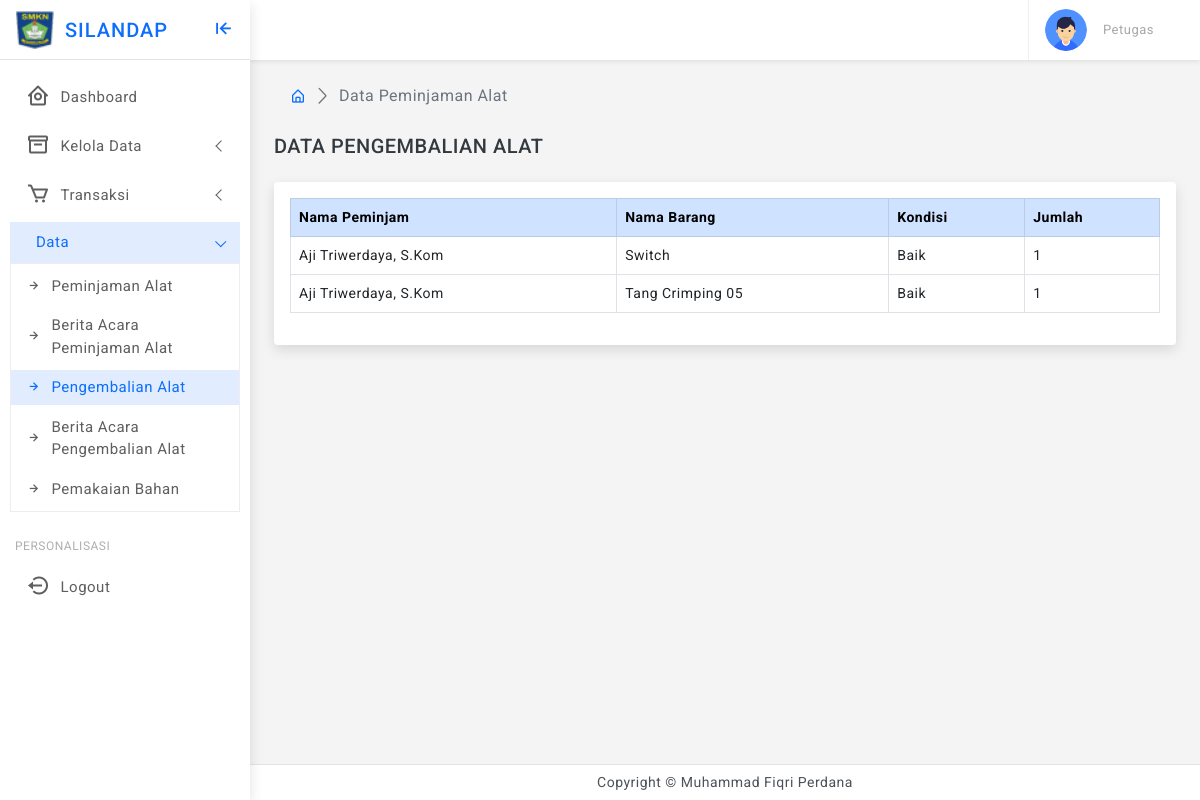
Page /sadmin/kembali-pj-alat-data.php on the earlier database version.
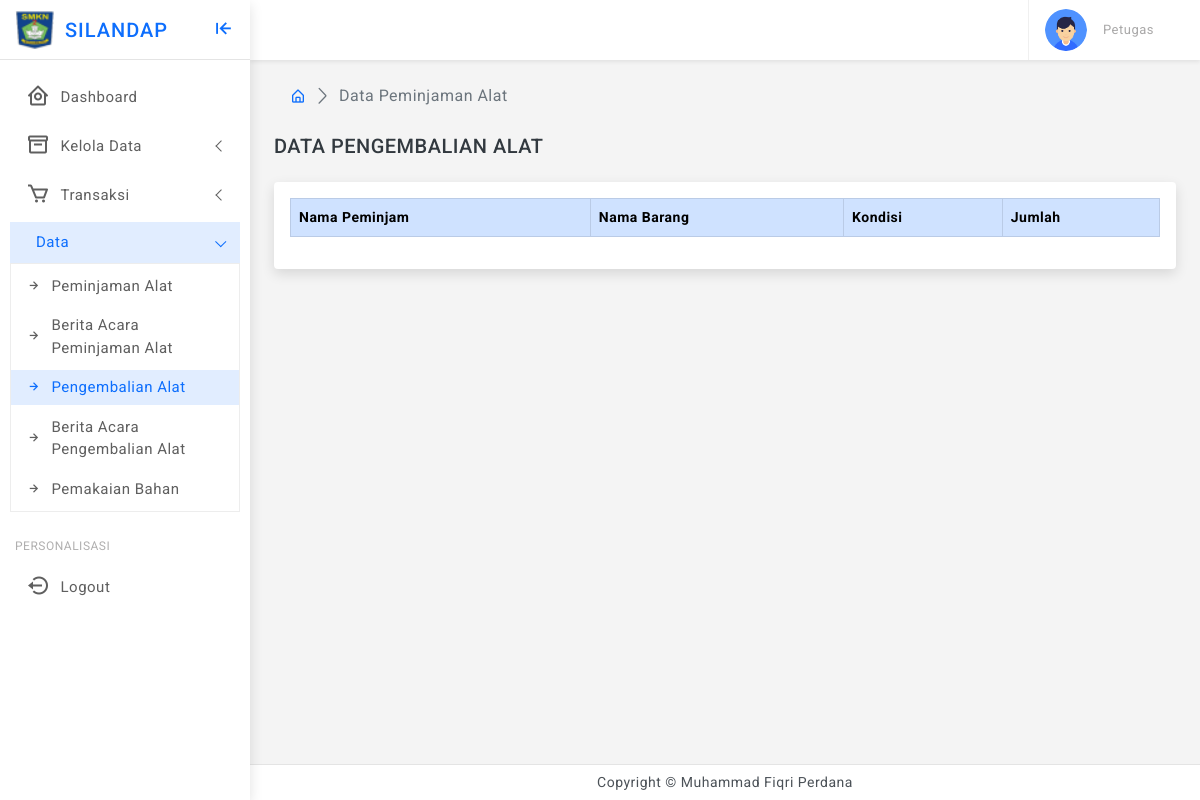
Same page on the later database version.
### tables this page shows
CREATE TABLE `tbl_peminjaman` (
  `id_peminjaman` int(11) NOT NULL,
  `id_user` varchar(10) NOT NULL,
  `id_barang` varchar(10) NOT NULL,
  `jumlah` varchar(10) NOT NULL,
  `tgl_pinjam` date NOT NULL,
  `waktu_pinjam` varchar(100) NOT NULL,
  `status_verifikasi` varchar(100) NOT NULL,
  `kepemilikan` varchar(100) NOT NULL,
  `kondisi` varchar(255) NOT NULL
);

CREATE TABLE `tbl_user` (
  `id_user` int(11) NOT NULL,
  `nm_user` varchar(200) NOT NULL,
  `username` varchar(20) NOT NULL,
  `password` varchar(100) NOT NULL,
  `level` int(11) NOT NULL,
  `jurusan` varchar(100) NOT NULL
);

CREATE TABLE `tbl_barang` (
  `id_barang` int(11) NOT NULL,
  `kode_barang` varchar(50) NOT NULL,
  `nama_barang` varchar(100) NOT NULL,
  `kategori` varchar(25) NOT NULL,
  `kondisi` varchar(25) NOT NULL,
  `stok` int(11) NOT NULL,
  `foto` varchar(255) NOT NULL,
  `kepemilikan` varchar(100) NOT NULL
);

CREATE TABLE `tbl_pengembalian` (
  `id_pengembalian` int(11) NOT NULL,
  `id_pin` int(11) NOT NULL,
  `tgl_kembali` date NOT NULL,
  `waktu_kembali` varchar(12) NOT NULL,
  `kondisi` varchar(21) NOT NULL
);

### sadmin/kembali-pj-alat-data.php (the view, shortened to what this page needs)
<?php
include "../koneksi.php";
$query_pj_alat = "SELECT * FROM tbl_peminjaman pj INNER JOIN tbl_user u ON pj.id_user = u.id_user INNER JOIN tbl_barang b ON pj.id_barang = b.id_barang LEFT JOIN tbl_pengembalian km on pj.id_peminjaman = km.id_pin WHERE km.id_pengembalian IS NOT NULL";
$result_pj_alat = mysqli_query($conn, $query_pj_alat);
?>
<!doctype html>
<html lang="en" class="">
<head>
    <link href="../assets/plugins/simplebar/css/simplebar.css" rel="stylesheet" />
    <link href="../assets/plugins/perfect-scrollbar/css/perfect-scrollbar.css" rel="stylesheet" />
    <link href="../assets/plugins/metismenu/css/metisMenu.min.css" rel="stylesheet" />
    <link href="../assets/plugins/datatable/css/dataTables.bootstrap5.min.css" rel="stylesheet" />
    <link href="../assets/css/pace.min.css" rel="stylesheet" />
    <link href="../assets/css/bootstrap.min.css" rel="stylesheet">
    <link href="../assets/css/app.css" rel="stylesheet">
    <link href="../assets/css/icons.css" rel="stylesheet">
    <link rel="stylesheet" href="../assets/css/dark-theme.css" />
    <link rel="stylesheet" href="../assets/css/semi-dark.css" />
    <link rel="stylesheet" href="../assets/css/header-colors.css" />
</head>
<body>
    <div class="wrapper">
        <?php include "theme-sidebar.php" ?>
        <?php include "theme-header.php" ?>
        <div class="page-wrapper">
            <div class="page-content">
                <div class="page-breadcrumb d-none d-sm-flex align-items-center mb-3">
                    <div class="ps-3">
                        <nav aria-label="breadcrumb">
                            <ol class="breadcrumb mb-0 p-0">
                                <li class="breadcrumb-item"><a href="index.php"><i class="bx bx-home-alt"></i></a></li>
                                <li class="breadcrumb-item active" aria-current="page">Data Peminjaman Alat</li>
                            </ol>
                        </nav>
                    </div>
                </div>
                <h5 class="my-4 text-uppercase">Data Pengembalian Alat</h5>
                <div class="card">
                    <div class="card-body">
                        <div class="table-responsive">
                            <table id="example2" class="table table-hover table-bordered">
                                <thead class="table-primary">
                                    <tr>
                                        <th>Nama Peminjam</th>
                                        <th>Nama Barang</th>
                                        <th>Kondisi</th>
                                        <th>Jumlah</th>
                                        </tr>
                                </thead>
                                <tbody>
                                    <?php while ($row_pj_alat = mysqli_fetch_assoc($result_pj_alat)) { ?>
                                        <tr>
                                            <td><?php echo $row_pj_alat["nm_user"] ?></td>
                                            <td><?php echo $row_pj_alat["nama_barang"] ?></td>
                                            <td><?php echo $row_pj_alat["kondisi"] ?></td>
                                            <td><?php echo $row_pj_alat["jumlah"] ?></td>
                                    <?php } ?>
                                </tbody>
                            </table>
                        </div>
                    </div>
                </div>
            </div>
        </div>
        <?php include "theme-footer.php" ?>
    </div>
</body>
</html>

Differences in the rows shown:
removed tbl_peminjaman: id_user.nm_user "Aji Triwerdaya, S.Kom", id_barang.nama_barang "Switch", tbl_pengembalian.kondisi "Baik", jumlah "1"
removed tbl_peminjaman: id_user.nm_user "Aji Triwerdaya, S.Kom", id_barang.nama_barang "Tang Crimping 05", tbl_pengembalian.kondisi "Baik", jumlah "1"
